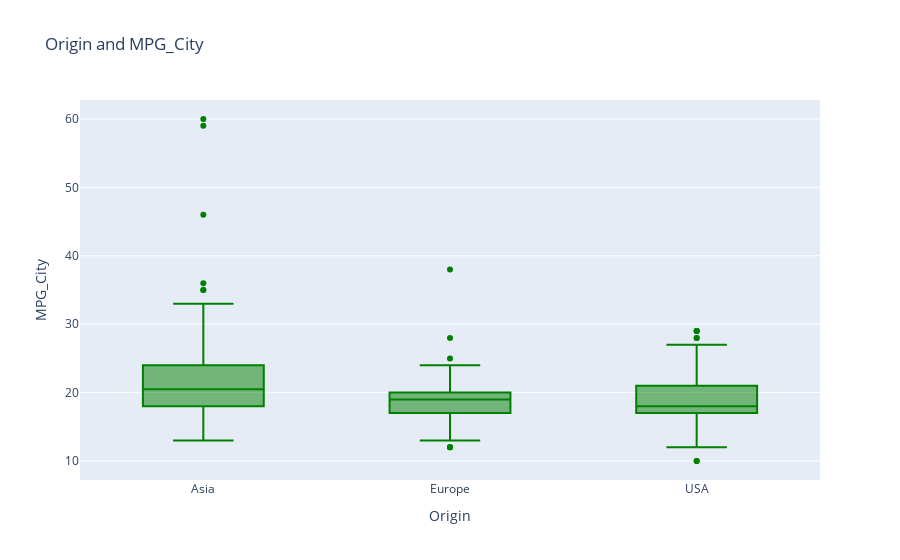

Notebook cell for this chart:
### Markdown cell above
Observación DriveTrain and MPG_City:

Podemos observar que en DriveTrain Front posee la mayor cantidad de outliers con alta eficiencia de millas por galón en ciudad.

### Code cell
#Origin and MPG_City
fig = px.box(df, x="Origin", y="MPG_City", color_discrete_sequence=["green"],title="Origin and MPG_City")
fig.show()

### Figure 1 — Plotly figure (JSON) as saved in the notebook; plotly's stock layout.template omitted (floating-point values rounded to 4 significant figures; data arrays with more than 128 entries replaced by an {"elided": "..."} marker saying what was removed)
{"data": [{"alignmentgroup": "True", "hovertemplate": "Origin=%{x}<br>MPG_City=%{y}<extra></extra>", "legendgroup": "", "marker": {"color": "green"}, "name": "", "notched": false, "offsetgroup": "", "orientation": "v", "showlegend": false, "type": "box", "x": {"elided": "428 str values"}, "x0": " ", "xaxis": "x", "y": {"elided": "428 int values"}, "y0": " ", "yaxis": "y"}], "layout": {"autosize": true, "boxmode": "group", "legend": {"tracegroupgap": 0}, "title": {"text": "Origin and MPG_City"}, "xaxis": {"anchor": "y", "autorange": true, "domain": [0, 1], "range": [-0.5, 2.5], "title": {"text": "Origin"}, "type": "category"}, "yaxis": {"anchor": "x", "autorange": true, "domain": [0, 1], "range": [7.222, 62.78], "title": {"text": "MPG_City"}, "type": "linear"}}}
